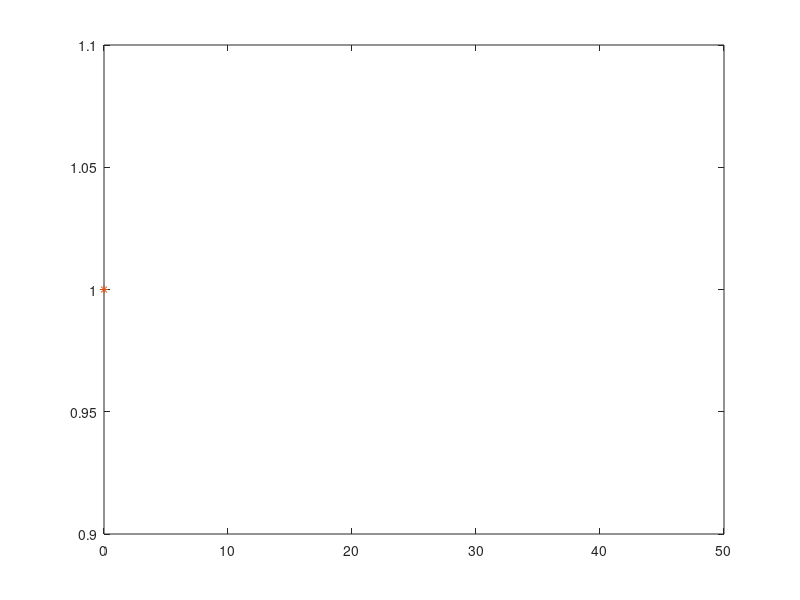

Recreate this plot in MATLAB.


clear
p=input("p= ");
x=0
N=input("N= "); #nr simulations(1 sim=n trials)

#1
%{
for i=1:N
  r=rand;
  x(i)=r<p;
 end

 U_x=unique(x);
 n_x=hist(x, length(U_x))

%}


#2
%{
 n=input("n= ")

 r=rand(n,N);
 x=sum(r<p)

 U_x=unique(x);
 n_x=hist(x, length(U_x))
 n_x/N

 k=0:n;
 p_k=binopdf(k,n,p)
 plot(k,p_k,'o',U_x,n_x/N,'*')
 %}

 #c) geometric (nr failures before suc)

 %{
 for i=1:N
   x(i)=0;
   while rand>=p
     x(i)=x(i)+1;
   endwhile
 endfor

 U_x=unique(x);
 n_x=hist(x, length(U_x))
 n_x/N

 k=0:10;
 p_k=geopdf(k,p)
 plot(k,p_k,'o',U_x,n_x/N,'*')
%}

#d

n=input("n= ");
y=0;

for i=1:N
  for j=1:n
    x(j)=0;

    while rand>=p
      x(j)=x(j)+1;
    endwhile
  endfor

  y(i)=sum(x);
endfor

U_y=unique(y);
n_y=hist(y, length(U_y))

k=0:50
p_k=nbinpdf(k,n,p)

plot(k,p_k,'o',U_y,n_y/N,'*')
